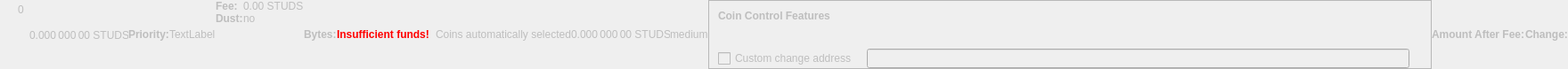
    <widget class="QWidget" name="dummyHideWidget" native="true">
     <property name="enabled">
      <bool>false</bool>
     </property>
     <property name="maximumSize">
      <size>
       <width>100</width>
       <height>22</height>
      </size>
     </property>
     <layout class="QHBoxLayout" name="dummyHideLayout">
      <property name="spacing">
       <number>0</number>
      </property>
      <property name="leftMargin">
       <number>0</number>
      </property>
      <property name="topMargin">
       <number>0</number>
      </property>
      <property name="rightMargin">
       <number>0</number>
      </property>
      <property name="bottomMargin">
       <number>0</number>
      </property>
      <item>
       <layout class="QFormLayout" name="formLayoutCoinControl1">
        <property name="horizontalSpacing">
         <number>10</number>
        </property>
        <property name="verticalSpacing">
         <number>14</number>
        </property>
        <property name="leftMargin">
         <number>10</number>
        </property>
        <property name="topMargin">
         <number>4</number>
        </property>
        <property name="rightMargin">
         <number>6</number>
        </property>
        <item row="0" column="1">
         <widget class="QLabel" name="labelCoinControlBytes">
          <property name="cursor">
           <cursorShape>IBeamCursor</cursorShape>
          </property>
          <property name="contextMenuPolicy">
           <enum>Qt::ActionsContextMenu</enum>
          </property>
          <property name="text">
           <string notr="true">0</string>
          </property>
          <property name="textInteractionFlags">
           <set>Qt::LinksAccessibleByMouse|Qt::TextSelectableByKeyboard|Qt::TextSelectableByMouse</set>
          </property>
         </widget>
        </item>
       </layout>
      </item>
      <item>
       <widget class="QLabel" name="labelCoinControlAfterFee">
        <property name="enabled">
         <bool>false</bool>
        </property>
        <property name="sizePolicy">
         <sizepolicy hsizetype="Fixed" vsizetype="Fixed">
          <horstretch>0</horstretch>
          <verstretch>0</verstretch>
         </sizepolicy>
        </property>
        <property name="minimumSize">
         <size>
          <width>111</width>
          <height>12</height>
         </size>
        </property>
        <property name="maximumSize">
         <size>
          <width>111</width>
          <height>12</height>
         </size>
        </property>
        <property name="cursor">
         <cursorShape>IBeamCursor</cursorShape>
        </property>
        <property name="contextMenuPolicy">
         <enum>Qt::ActionsContextMenu</enum>
        </property>
        <property name="text">
         <string notr="true">0.000 000 00 STUDS</string>
        </property>
        <property name="textInteractionFlags">
         <set>Qt::LinksAccessibleByMouse|Qt::TextSelectableByKeyboard|Qt::TextSelectableByMouse</set>
        </property>
       </widget>
      </item>
      <item>
       <widget class="QLabel" name="labelCoinControlPriorityText">
        <property name="enabled">
         <bool>false</bool>
        </property>
        <property name="font">
         <font>
          <weight>75</weight>
          <bold>true</bold>
         </font>
        </property>
        <property name="text">
         <string>Priority:</string>
        </property>
       </widget>
      </item>
      <item>
       <layout class="QHBoxLayout" name="horizontalLayout">
        <item>
         <widget class="QLabel" name="WarningLabel">
          <property name="text">
           <string>TextLabel</string>
          </property>
         </widget>
        </item>
       </layout>
      </item>
      <item>
       <layout class="QFormLayout" name="formLayoutCoinControl3">
        <property name="horizontalSpacing">
         <number>0</number>
        </property>
        <property name="verticalSpacing">
         <number>0</number>
        </property>
        <property name="leftMargin">
         <number>0</number>
        </property>
        <property name="topMargin">
         <number>0</number>
        </property>
        <property name="rightMargin">
         <number>0</number>
        </property>
        <item row="0" column="0">
         <widget class="QLabel" name="labelCoinControlFeeText">
          <property name="enabled">
           <bool>false</bool>
          </property>
          <property name="font">
           <font>
            <weight>75</weight>
            <bold>true</bold>
           </font>
          </property>
          <property name="text">
           <string>Fee:</string>
          </property>
          <property name="margin">
           <number>0</number>
          </property>
         </widget>
        </item>
        <item row="0" column="1">
         <widget class="QLabel" name="labelCoinControlFee">
          <property name="enabled">
           <bool>false</bool>
          </property>
          <property name="cursor">
           <cursorShape>IBeamCursor</cursorShape>
          </property>
          <property name="contextMenuPolicy">
           <enum>Qt::ActionsContextMenu</enum>
          </property>
          <property name="text">
           <string notr="true">0.00 STUDS</string>
          </property>
          <property name="textInteractionFlags">
           <set>Qt::LinksAccessibleByMouse|Qt::TextSelectableByKeyboard|Qt::TextSelectableByMouse</set>
          </property>
         </widget>
        </item>
        <item row="1" column="0">
         <widget class="QLabel" name="labelCoinControlLowOutputText">
          <property name="enabled">
           <bool>false</bool>
          </property>
          <property name="font">
           <font>
            <weight>75</weight>
            <bold>true</bold>
           </font>
          </property>
          <property name="text">
           <string>Dust:</string>
          </property>
         </widget>
        </item>
        <item row="1" column="1">
         <widget class="QLabel" name="labelCoinControlLowOutput">
          <property name="enabled">
           <bool>false</bool>
          </property>
          <property name="cursor">
           <cursorShape>IBeamCursor</cursorShape>
          </property>
          <property name="contextMenuPolicy">
           <enum>Qt::ActionsContextMenu</enum>
          </property>
          <property name="text">
           <string>no</string>
          </property>
          <property name="textInteractionFlags">
           <set>Qt::LinksAccessibleByMouse|Qt::TextSelectableByKeyboard|Qt::TextSelectableByMouse</set>
          </property>
         </widget>
        </item>
       </layout>
      </item>
      <item>
       <widget class="QLabel" name="labelCoinControlBytesText">
        <property name="enabled">
         <bool>false</bool>
        </property>
        <property name="font">
         <font>
          <weight>75</weight>
          <bold>true</bold>
         </font>
        </property>
        <property name="text">
         <string>Bytes:</string>
        </property>
       </widget>
      </item>
      <item>
       <layout class="QFormLayout" name="formLayoutCoinControl2">
        <property name="horizontalSpacing">
         <number>0</number>
        </property>
        <property name="verticalSpacing">
         <number>0</number>
        </property>
        <property name="leftMargin">
         <number>0</number>
        </property>
        <property name="topMargin">
         <number>0</number>
        </property>
        <property name="rightMargin">
         <number>0</number>
        </property>
       </layout>
      </item>
      <item>
       <layout class="QHBoxLayout" name="horizontalLayoutCoinControl2">
        <property name="spacing">
         <number>0</number>
        </property>
        <property name="bottomMargin">
         <number>0</number>
        </property>
       </layout>
      </item>
      <item>
       <widget class="QLabel" name="labelCoinControlInsuffFunds">
        <property name="enabled">
         <bool>false</bool>
        </property>
        <property name="minimumSize">
         <size>
          <width>0</width>
          <height>0</height>
         </size>
        </property>
        <property name="font">
         <font>
          <weight>75</weight>
          <bold>true</bold>
         </font>
        </property>
        <property name="styleSheet">
         <string notr="true">color:red;font-weight:bold;</string>
        </property>
        <property name="text">
         <string>Insufficient funds!</string>
        </property>
        <property name="margin">
         <number>5</number>
        </property>
       </widget>
      </item>
      <item>
       <layout class="QFormLayout" name="formLayoutCoinControl4">
        <property name="horizontalSpacing">
         <number>0</number>
        </property>
        <property name="verticalSpacing">
         <number>0</number>
        </property>
        <property name="leftMargin">
         <number>0</number>
        </property>
        <property name="topMargin">
         <number>0</number>
        </property>
        <property name="rightMargin">
         <number>0</number>
        </property>
       </layout>
      </item>
      <item>
       <widget class="QLabel" name="labelCoinControlChangeLabel">
        <property name="enabled">
         <bool>false</bool>
        </property>
        <property name="sizePolicy">
         <sizepolicy hsizetype="Preferred" vsizetype="Expanding">
          <horstretch>0</horstretch>
          <verstretch>0</verstretch>
         </sizepolicy>
        </property>
        <property name="minimumSize">
         <size>
          <width>0</width>
          <height>0</height>
         </size>
        </property>
        <property name="text">
         <string/>
        </property>
        <property name="margin">
         <number>3</number>
        </property>
       </widget>
      </item>
      <item>
       <widget class="QLabel" name="labelCoinControlAutomaticallySelected">
        <property name="enabled">
         <bool>false</bool>
        </property>
        <property name="sizePolicy">
         <sizepolicy hsizetype="Fixed" vsizetype="Fixed">
          <horstretch>0</horstretch>
          <verstretch>0</verstretch>
         </sizepolicy>
        </property>
        <property name="minimumSize">
         <size>
          <width>0</width>
          <height>0</height>
         </size>
        </property>
        <property name="maximumSize">
         <size>
          <width>240</width>
          <height>16777215</height>
         </size>
        </property>
        <property name="text">
         <string>Coins automatically selected</string>
        </property>
        <property name="margin">
         <number>5</number>
        </property>
       </widget>
      </item>
      <item>
       <widget class="QLabel" name="labelCoinControlChange">
        <property name="enabled">
         <bool>false</bool>
        </property>
        <property name="sizePolicy">
         <sizepolicy hsizetype="Fixed" vsizetype="Fixed">
          <horstretch>0</horstretch>
          <verstretch>0</verstretch>
         </sizepolicy>
        </property>
        <property name="minimumSize">
         <size>
          <width>111</width>
          <height>0</height>
         </size>
        </property>
        <property name="maximumSize">
         <size>
          <width>111</width>
          <height>16777215</height>
         </size>
        </property>
        <property name="cursor">
         <cursorShape>IBeamCursor</cursorShape>
        </property>
        <property name="contextMenuPolicy">
         <enum>Qt::ActionsContextMenu</enum>
        </property>
        <property name="text">
         <string notr="true">0.000 000 00 STUDS</string>
        </property>
        <property name="textInteractionFlags">
         <set>Qt::LinksAccessibleByMouse|Qt::TextSelectableByKeyboard|Qt::TextSelectableByMouse</set>
        </property>
       </widget>
      </item>
      <item>
       <widget class="QLabel" name="labelCoinControlPriority">
        <property name="enabled">
         <bool>false</bool>
        </property>
        <property name="cursor">
         <cursorShape>IBeamCursor</cursorShape>
        </property>
        <property name="contextMenuPolicy">
         <enum>Qt::ActionsContextMenu</enum>
        </property>
        <property name="text">
         <string>medium</string>
        </property>
        <property name="textInteractionFlags">
         <set>Qt::LinksAccessibleByMouse|Qt::TextSelectableByKeyboard|Qt::TextSelectableByMouse</set>
        </property>
       </widget>
      </item>
      <item>
       <widget class="QFrame" name="frameCoinControl">
        <property name="sizePolicy">
         <sizepolicy hsizetype="Expanding" vsizetype="Expanding">
          <horstretch>0</horstretch>
          <verstretch>0</verstretch>
         </sizepolicy>
        </property>
        <property name="maximumSize">
         <size>
          <width>16777215</width>
          <height>16777215</height>
         </size>
        </property>
        <property name="frameShape">
         <enum>QFrame::StyledPanel</enum>
        </property>
        <property name="frameShadow">
         <enum>QFrame::Sunken</enum>
        </property>
        <layout class="QVBoxLayout" name="verticalLayoutCoinControl2_2">
         <property name="spacing">
          <number>0</number>
         </property>
         <property name="leftMargin">
          <number>0</number>
         </property>
         <property name="topMargin">
          <number>0</number>
         </property>
         <property name="rightMargin">
          <number>0</number>
         </property>
         <property name="bottomMargin">
          <number>0</number>
         </property>
         <item>
          <layout class="QVBoxLayout" name="verticalLayoutCoinControl" stretch="0,0,0,1">
           <property name="spacing">
            <number>0</number>
           </property>
           <property name="leftMargin">
            <number>10</number>
           </property>
           <property name="topMargin">
            <number>10</number>
           </property>
           <item>
            <layout class="QHBoxLayout" name="horizontalLayoutCoinControl1">
             <property name="bottomMargin">
              <number>15</number>
             </property>
             <item>
              <widget class="QLabel" name="labelCoinControlFeatures">
               <property name="enabled">
                <bool>false</bool>
               </property>
               <property name="sizePolicy">
                <sizepolicy hsizetype="Preferred" vsizetype="Maximum">
                 <horstretch>0</horstretch>
                 <verstretch>0</verstretch>
                </sizepolicy>
               </property>
               <property name="font">
                <font>
                 <weight>75</weight>
                 <bold>true</bold>
                </font>
               </property>
               <property name="styleSheet">
                <string notr="true">font-weight:bold;</string>
               </property>
               <property name="text">
                <string>Coin Control Features</string>
               </property>
              </widget>
             </item>
            </layout>
           </item>
           <item>
            <widget class="QWidget" name="widgetCoinControl" native="true">
             <property name="sizePolicy">
              <sizepolicy hsizetype="Preferred" vsizetype="Preferred">
               <horstretch>0</horstretch>
               <verstretch>0</verstretch>
              </sizepolicy>
             </property>
             <property name="minimumSize">
              <size>
               <width>0</width>
               <height>0</height>
              </size>
             </property>
             <property name="styleSheet">
              <string notr="true"/>
             </property>
             <layout class="QHBoxLayout" name="horizontalLayoutCoinControl5_2">
              <property name="leftMargin">
               <number>0</number>
              </property>
              <property name="topMargin">
               <number>0</number>
              </property>
              <property name="rightMargin">
               <number>0</number>
              </property>
              <property name="bottomMargin">
               <number>0</number>
              </property>
              <item>
               <layout class="QHBoxLayout" name="horizontalLayoutCoinControl3">
                <property name="spacing">
                 <number>20</number>
                </property>
                <property name="topMargin">
                 <number>0</number>
                </property>
                <property name="bottomMargin">
                 <number>10</number>
                </property>
               </layout>
              </item>
             </layout>
            </widget>
           </item>
           <item>
            <layout class="QHBoxLayout" name="horizontalLayoutCoinControl4" stretch="0,0,0">
             <property name="spacing">
              <number>12</number>
             </property>
             <property name="sizeConstraint">
              <enum>QLayout::SetDefaultConstraint</enum>
             </property>
             <property name="topMargin">
              <number>5</number>
             </property>
             <property name="rightMargin">
              <number>5</number>
             </property>
             <item>
              <widget class="QCheckBox" name="checkBoxCoinControlChange">
               <property name="enabled">
                <bool>false</bool>
               </property>
               <property name="toolTip">
                <string>If this is activated, but the change address is empty or invalid, change will be sent to a newly generated address.</string>
               </property>
               <property name="text">
                <string>Custom change address</string>
               </property>
              </widget>
             </item>
             <item>
              <widget class="QValidatedLineEdit" name="lineEditCoinControlChange">
               <property name="enabled">
                <bool>false</bool>
               </property>
               <property name="sizePolicy">
                <sizepolicy hsizetype="Expanding" vsizetype="Fixed">
                 <horstretch>0</horstretch>
                 <verstretch>0</verstretch>
                </sizepolicy>
               </property>
              </widget>
             </item>
             <item>
              <widget class="QLabel" name="labelCoinControlChangeLabel_2">
               <property name="sizePolicy">
                <sizepolicy hsizetype="Preferred" vsizetype="Expanding">
                 <horstretch>0</horstretch>
                 <verstretch>0</verstretch>
                </sizepolicy>
               </property>
               <property name="minimumSize">
                <size>
                 <width>0</width>
                 <height>0</height>
                </size>
               </property>
               <property name="text">
                <string/>
               </property>
               <property name="margin">
                <number>3</number>
               </property>
              </widget>
             </item>
            </layout>
           </item>
           <item>
            <spacer name="verticalSpacerCoinControl">
             <property name="orientation">
              <enum>Qt::Vertical</enum>
             </property>
             <property name="sizeHint" stdset="0">
              <size>
               <width>800</width>
               <height>1</height>
              </size>
             </property>
            </spacer>
           </item>
          </layout>
         </item>
        </layout>
       </widget>
      </item>
      <item>
       <widget class="QLabel" name="labelCoinControlAfterFeeText">
        <property name="enabled">
         <bool>false</bool>
        </property>
        <property name="minimumSize">
         <size>
          <width>0</width>
          <height>0</height>
         </size>
        </property>
        <property name="maximumSize">
         <size>
          <width>16777215</width>
          <height>16777215</height>
         </size>
        </property>
        <property name="font">
         <font>
          <weight>75</weight>
          <bold>true</bold>
         </font>
        </property>
        <property name="text">
         <string>Amount After Fee:</string>
        </property>
        <property name="alignment">
         <set>Qt::AlignLeading|Qt::AlignLeft|Qt::AlignVCenter</set>
        </property>
        <property name="margin">
         <number>0</number>
        </property>
       </widget>
      </item>
      <item>
       <widget class="QLabel" name="labelCoinControlChangeText">
        <property name="enabled">
         <bool>false</bool>
        </property>
        <property name="sizePolicy">
         <sizepolicy hsizetype="Preferred" vsizetype="Preferred">
          <horstretch>0</horstretch>
          <verstretch>0</verstretch>
         </sizepolicy>
        </property>
        <property name="minimumSize">
         <size>
          <width>0</width>
          <height>0</height>
         </size>
        </property>
        <property name="maximumSize">
         <size>
          <width>16777215</width>
          <height>16777215</height>
         </size>
        </property>
        <property name="font">
         <font>
          <weight>75</weight>
          <bold>true</bold>
         </font>
        </property>
        <property name="text">
         <string>Change:</string>
        </property>
        <property name="alignment">
         <set>Qt::AlignLeading|Qt::AlignLeft|Qt::AlignVCenter</set>
        </property>
       </widget>
      </item>
     </layout>
    </widget>
